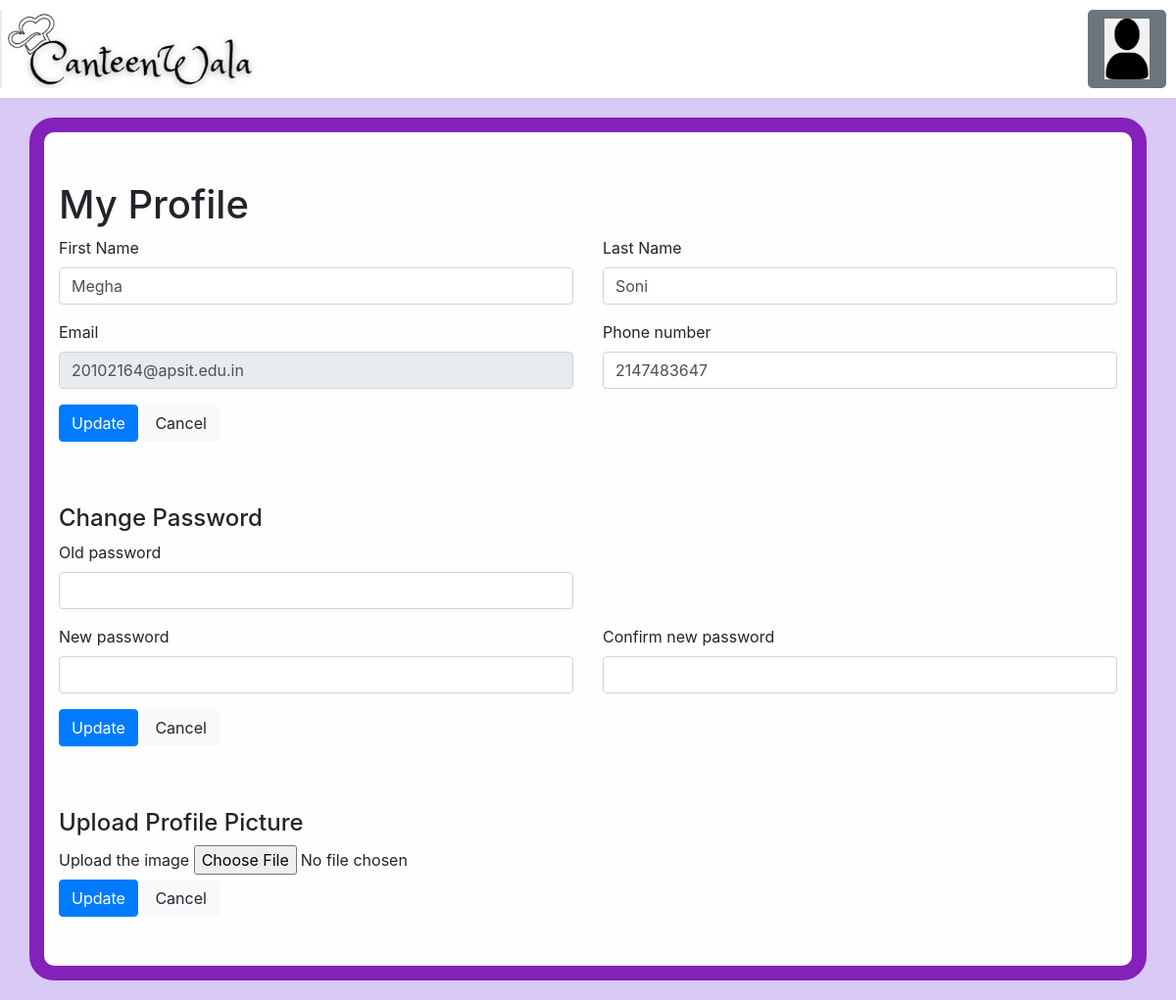
Page /AdminProfile.php (signed in) on the committed database.
### tables this page shows
CREATE TABLE `user` (
  `User_ID` varchar(45) NOT NULL,
  `email_id` varchar(45) NOT NULL,
  `password` varchar(45) NOT NULL,
  `first_name` varchar(45) NOT NULL,
  `last_name` varchar(45) NOT NULL,
  `contact` int(10) NOT NULL,
  `category` varchar(45) NOT NULL,
  `department` varchar(45) DEFAULT NULL,
  `first_login` tinyint(1) NOT NULL
);

### AdminProfile.php (the view, shortened to what this page needs)
<?php require "config.php" ?>
<?php
$uid = $_SESSION['uid'];
$query = "SELECT * FROM `user` WHERE `User_ID`= '" . $uid . "';";
$res = mysqli_query($conn, $query);
if($res->num_rows == 1){
    $row = $res->fetch_assoc();
    $umail = $row['email_id'];
    if ($row['first_login'] == 1){
        $uname = $row['first_name'];
        $vname = $row['last_name'];
        $contact = $row['contact'];
    } else {
        $uname = $vname = $contact = '';
    }
}
            ?>
<html>
<head>
    <link rel="stylesheet" href="assets\css\Userprofile.css">
    <link rel="stylesheet" href="assets\css\header.css">
    <link rel="stylesheet" href="https://cdn.jsdelivr.net/npm/bootstrap@4.6.1/dist/css/bootstrap.min.css">
    <link rel="stylesheet" href="path/to/font-awesome/css/font-awesome.min.css">
    <link rel="stylesheet" href="https://cdnjs.cloudflare.com/ajax/libs/font-awesome/4.7.0/css/font-awesome.min.css">
    <link rel="stylesheet" href="https://cdn.jsdelivr.net/npm/bootstrap@4.0.0/dist/css/bootstrap.min.css"
>
</head>
<body>
    <div class="header">
        <img class="logo" src="assets/img/logo.jpeg">
        <div class="dropdown">
            <input class="btn btn-secondary dropdown-toggle userbutton btn-lg" type="image" src="assets/img/user.png"
              id="dropdownMenuButton" data-bs-toggle="dropdown" aria-haspopup="true" aria-expanded="false">
          </div>
        </div>
    <div class="container">
        <h1 class="Profile">My Profile</h1>
        <form action="" method="POST">
            <div class="row">
                <div class="col-md-6">
                    <div class="form-group">
                        <label>First Name</label>
                        <input type="text" class="form-control" name="first_name" value=<?php echo $uname; ?>>
                    </div>
                </div>
                <div class="col-md-6">
                    <div class="form-group">
                        <label>Last Name</label>
                        <input type="text" class="form-control" name="last_name" value=<?php echo $vname; ?>>
                    </div>
                </div>
                <div class="col-md-6">
                    <div class="form-group">
                        <label>Email</label>
                        <input type="text" class="form-control" name="email" disabled value=<?php echo $umail; ?>>
                    </div>
                </div>
                <div class="col-md-6">
                    <div class="form-group">
                        <label>Phone number</label>
                        <input type="text" class="form-control" name="phone_no" value=<?php echo $contact; ?>>
                    </div>
                </div>
            </div>
            <div>
                <button name="submit" class="btn btn-primary">Update</button>
                <button class="btn btn-light">Cancel</button>
            </div>
        </form>
        <br></br>
        <h4>Change Password</h4>
        <form action="" method="POST">
            <div class="pwd" id="password">
                <div class="row">
                    <div class="col-md-6">
                        <div class="form-group">
                            <label>Old password</label>
                            <input type="password" name="oldpass" class="form-control">
                        </div>
                    </div>
                </div>
                <div class="row">
                    <div class="col-md-6">
                        <div class="form-group">
                            <label>New password</label>
                            <input type="password" name="newpass" class="form-control">
                        </div>
                    </div>
                    <div class="col-md-6">
                        <div class="form-group">
                            <label>Confirm new password</label>
                            <input type="password" name="confirmpass" class="form-control">
                        </div>
                    </div>
                </div>
                <div>
                    <button class="btn btn-primary" name="update">Update</button>
                    <button class="btn btn-light">Cancel</button>
                </div>
            </div>
        </form>
        <br></br>
        <h4>Upload Profile Picture</h4>
        <div class="picture">
            <label for="img">Upload the image</label>
            <input type="file" id="img" name="img">
        </div>
        <div>
            <button class="btn btn-primary">Update</button>
            <button class="btn btn-light">Cancel</button>
        </div>
    </div>
</body>
</html>

### assets/css/Userprofile.css (style rules this page uses)
.container { background-color: rgb(254, 254, 254); width: 300px; border: 15px solid rgb(131, 33, 187); border-radius: 25px; padding: 50px; margin: 20px; }

### assets/css/header.css (style rules this page uses)
body { background-color: rgb(217, 201, 245) !important; }
.header { height: 100px; background-color: #fff; }
.logo { margin-top: 10px; height: 80px; width: auto; float: left; }
.userbutton { height: 80px; width: 80px; margin-top: 10px; margin-right: 10px; float: right; border-radius: 20px; border-width: 2px; border-style: solid; }

### rows in the picture
user: first_name "Megha", last_name "Soni", email "20102164@apsit.edu.in", phone_no "2147483647"
